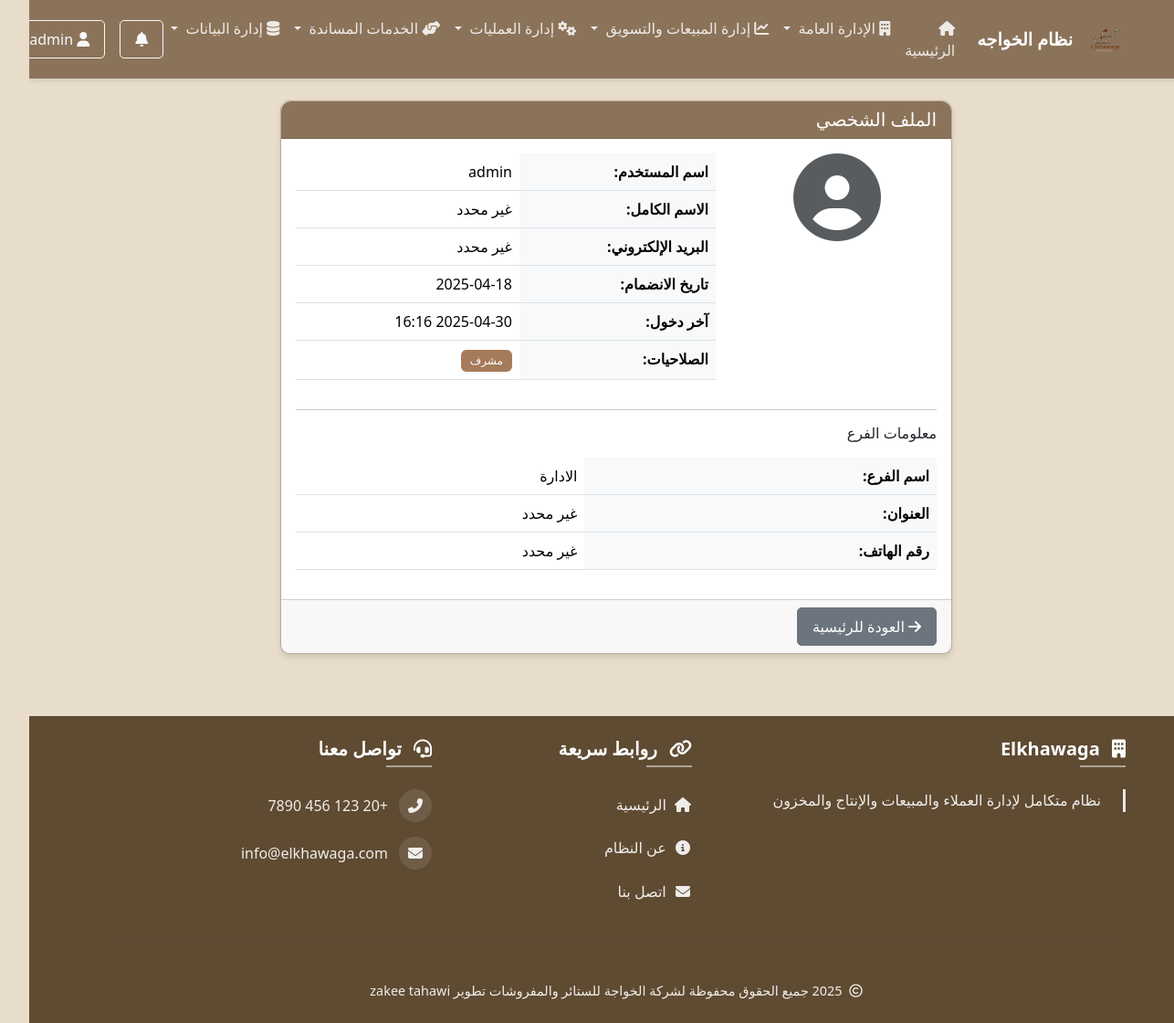
The page /accounts/profile/ (signed in) on the database its author committed.
### accounts/models.py (models this page shows, shortened)
class Department(models.Model):
    DEPARTMENT_TYPE_CHOICES = [
        ('administration', 'إدارة'),
        ('department', 'قسم'),
        ('unit', 'وحدة'),
    ]
    name = models.CharField(max_length=100, verbose_name='الاسم')
    code = models.CharField(max_length=50, unique=True, verbose_name='الرمز')
    department_type = models.CharField(
        max_length=20,
        choices=DEPARTMENT_TYPE_CHOICES,
        default='department',
        verbose_name='النوع'
    )
    description = models.TextField(blank=True, null=True, verbose_name='الوصف')
    icon = models.CharField(max_length=50, blank=True, null=True, help_text='Font Awesome icon name', verbose_name='الأيقونة')
    url_name = models.CharField(max_length=100, blank=True, null=True, verbose_name='اسم الرابط')
    is_active = models.BooleanField(default=True, verbose_name='نشط')
    order = models.PositiveIntegerField(default=0, verbose_name='الترتيب')
    parent = models.ForeignKey(
        'self',
        on_delete=models.CASCADE,
        null=True,
        blank=True,
        related_name='children',
        verbose_name='القسم الرئيسي'
    )
    has_pages = models.BooleanField(
        default=False,
        verbose_name='يحتوي على صفحات',
        help_text='حدد هذا الخيار إذا كان هذا القسم يحتوي على صفحات متعددة'
    )
    manager = models.ForeignKey(
        'accounts.User',
        on_delete=models.SET_NULL,
        null=True,
        blank=True,
        related_name='managed_departments',
        verbose_name='المدير'
    )
    class Meta:
        verbose_name = 'قسم'
        verbose_name_plural = 'الأقسام'
        ordering = ['order', 'name']

class User(AbstractUser):
    image = models.ImageField(upload_to='users/', verbose_name=_('صورة المستخدم'), blank=True, null=True)
    phone = models.CharField(max_length=20, verbose_name=_('رقم الهاتف'), blank=True)
    branch = models.ForeignKey('Branch', on_delete=models.SET_NULL, null=True, blank=True, related_name='users', verbose_name=_('الفرع'))
    departments = models.ManyToManyField('Department', blank=True, related_name='users', verbose_name=_('الأقسام'))
    is_inspection_technician = models.BooleanField(default=False, verbose_name=_('فني معاينة'))
    class Meta:
        verbose_name = _('مستخدم')
        verbose_name_plural = _('المستخدمين')

class Branch(models.Model):
    code = models.CharField(max_length=50, unique=True)
    name = models.CharField(max_length=100)
    address = models.TextField(blank=True, null=True)
    phone = models.CharField(max_length=20, blank=True, null=True)
    email = models.EmailField(blank=True, null=True)
    is_main_branch = models.BooleanField(default=False)
    is_active = models.BooleanField(default=True)
    class Meta:
        verbose_name = 'فرع'
        verbose_name_plural = 'الفروع'

class FooterSettings(models.Model):
    left_column_title = models.CharField(max_length=100, default='عن الشركة', verbose_name='عنوان العمود الأيسر')
    left_column_text = models.TextField(default='نظام متكامل لإدارة العملاء والمبيعات والإنتاج والمخزون', verbose_name='نص العمود الأيسر')
    middle_column_title = models.CharField(max_length=100, default='روابط سريعة', verbose_name='عنوان العمود الأوسط')
    right_column_title = models.CharField(max_length=100, default='تواصل معنا', verbose_name='عنوان العمود الأيمن')
    class Meta:
        verbose_name = 'إعدادات تذييل الصفحة'
        verbose_name_plural = 'إعدادات تذييل الصفحة'

class CompanyInfo(models.Model):
    version = models.CharField(max_length=50, blank=True, default='1.0.0', verbose_name='إصدار النظام', editable=False)
    release_date = models.CharField(max_length=50, blank=True, default='2025-04-30', verbose_name='تاريخ الإطلاق', editable=False)
    developer = models.CharField(max_length=100, blank=True, default='zakee tahawi', verbose_name='المطور', editable=False)
    working_hours = models.CharField(max_length=100, blank=True, default='', verbose_name='ساعات العمل')
    name = models.CharField(max_length=200, default='Elkhawaga', verbose_name='اسم الشركة')
    copyright_text = models.CharField(
        max_length=255,
        default='جميع الحقوق محفوظة لشركة الخواجة للستائر والمفروشات تطوير zakee tahawi',
        verbose_name='نص حقوق النشر',
        blank=True
    )
    logo = models.ImageField(upload_to='company_logos/', null=True, blank=True)
    address = models.TextField(blank=True, null=True)
    phone = models.CharField(max_length=20, blank=True, null=True)
    email = models.EmailField(blank=True, null=True)
    tax_number = models.CharField(max_length=50, blank=True, null=True)
    commercial_register = models.CharField(max_length=50, blank=True, null=True)
    website = models.URLField(blank=True, null=True)
    social_links = models.JSONField(blank=True, null=True)
    description = models.TextField(blank=True, null=True)
    facebook = models.URLField(blank=True, null=True)
    twitter = models.URLField(blank=True, null=True)
    instagram = models.URLField(blank=True, null=True)
    linkedin = models.URLField(blank=True, null=True)
    about = models.TextField(blank=True, null=True)
    vision = models.TextField(blank=True, null=True)
    mission = models.TextField(blank=True, null=True)
    primary_color = models.CharField(max_length=20, blank=True, null=True)
    secondary_color = models.CharField(max_length=20, blank=True, null=True)
    accent_color = models.CharField(max_length=20, blank=True, null=True)
    class Meta:
        verbose_name = 'معلومات الشركة'
        verbose_name_plural = 'معلومات الشركة'

### accounts/views.py (the view)
# urls.py: path('profile/', views.profile_view, name='profile'),
@login_required
def profile_view(request):
    context = {
        'user': request.user,
        'title': 'الملف الشخصي',
    }
    return render(request, 'accounts/profile.html', context)

### templates/accounts/profile.html (shortened to what this page needs)
{% extends 'base.html' %}
{% block content %}
<div class="row">
    <div class="col-md-8 mx-auto">
        <div class="card">
            <div class="card-header bg-primary text-white">
                <h5 class="mb-0">الملف الشخصي</h5>
            </div>
            <div class="card-body">
                <div class="row">
                    <div class="col-md-4 text-center">
                        <div class="avatar-wrapper mb-3">
                            <i class="fas fa-user-circle fa-6x text-muted"></i>
                        </div>
                    </div>
                    <div class="col-md-8">
                        <table class="table">
                            <tr>
                                <th>اسم المستخدم:</th>
                                <td>{{ user.username }}</td>
                            </tr>
                            <tr>
                                <th>الاسم الكامل:</th>
                                <td>{{ user.get_full_name|default:"غير محدد" }}</td>
                            </tr>
                            <tr>
                                <th>البريد الإلكتروني:</th>
                                <td>{{ user.email|default:"غير محدد" }}</td>
                            </tr>
                            <tr>
                                <th>تاريخ الانضمام:</th>
                                <td>{{ user.date_joined|date:"Y-m-d" }}</td>
                            </tr>
                            <tr>
                                <th>آخر دخول:</th>
                                <td>{{ user.last_login|date:"Y-m-d H:i" }}</td>
                            </tr>
                            {% if user.is_staff %}
                            <tr>
                                <th>الصلاحيات:</th>
                                <td><span class="badge bg-success">مشرف</span></td>
                            </tr>
                            {% endif %}
                        </table>
                    </div>
                </div>
                {% if user.branch %}
                <hr>
                <h6 class="mb-3">معلومات الفرع</h6>
                <table class="table">
                    <tr>
                        <th>اسم الفرع:</th>
                        <td>{{ user.branch.name }}</td>
                    </tr>
                    <tr>
                        <th>العنوان:</th>
                        <td>{{ user.branch.address|default:"غير محدد" }}</td>
                    </tr>
                    <tr>
                        <th>رقم الهاتف:</th>
                        <td>{{ user.branch.phone|default:"غير محدد" }}</td>
                    </tr>
                </table>
                {% endif %}
            </div>
            <div class="card-footer">
                <a href="{% url 'home' %}" class="btn btn-secondary">
                    <i class="fas fa-arrow-right"></i> العودة للرئيسية
                </a>
            </div>
        </div>
    </div>
</div>
{% endblock %}

### templates/base.html (shortened to what this page needs)
<!DOCTYPE html>
{% load static %}
<html lang="ar" dir="rtl">
<head>
    <link rel="stylesheet" href="{% static 'css/bootstrap.rtl.min.css' %}">
    <link rel="stylesheet" href="{% static 'css/fontawesome.min.css' %}">
    <link rel="stylesheet" href="{% static 'css/style.css' %}">
</head>
<body>
    <nav class="navbar navbar-expand-lg navbar-dark bg-primary">
        <div class="container">
            <a class="navbar-brand" href="{% url 'home' %}">
                <div class="d-flex align-items-center">
                    <img src="{% static 'img/logo.png' %}" alt="شعار النظام" class="logo-img">
                    <span class="ms-2 d-none d-sm-inline">نظام الخواجه</span>
                </div>
            </a>
            <div class="collapse navbar-collapse" id="navbarNav">
                <ul class="navbar-nav me-auto mb-2 mb-lg-0">
                    <li class="nav-item">
                        <a class="nav-link" href="{% url 'home' %}"><i class="fas fa-home"></i> الرئيسية</a>
                    </li>
                    {% if user.is_superuser %}
                        {% for dept in parent_departments %}
                            {% if dept.children.count > 0 or dept.has_pages %}
                                <li class="nav-item dropdown">
                                    <a class="nav-link dropdown-toggle" href="#" id="dept{{ dept.id }}Dropdown" role="button" data-bs-toggle="dropdown" aria-expanded="false">
                                        <i class="{{ dept.icon }}"></i> {{ dept.name }}
                                    </a>
                                </li>
                            {% endif %}
                        {% endfor %}
                        <li class="nav-item dropdown">
                            <a class="nav-link dropdown-toggle" href="#" id="dataManagementDropdown" role="button" data-bs-toggle="dropdown" aria-expanded="false">
                                <i class="fas fa-database"></i> إدارة البيانات
                            </a>
                        </li>
                    {% endif %}
                </ul>
                <div class="d-flex align-items-center ms-auto">
                    {% if user.is_authenticated %}
                    <div class="dropdown me-3">
                        <button class="btn btn-outline-light position-relative" type="button" id="notificationsDropdown" data-bs-toggle="dropdown" aria-expanded="false">
                            <i class="fas fa-bell"></i>
                        </button>
                    </div>
                    <div class="dropdown">
                        <button class="btn btn-outline-light dropdown-toggle" type="button" id="userDropdown" data-bs-toggle="dropdown" aria-expanded="false">
                            <i class="fas fa-user"></i> {{ user.get_full_name|default:user.username }}
                        </button>
                    </div>
                    {% else %}
                    <a href="{% url 'accounts:login' %}" class="btn btn-outline-light"><i class="fas fa-sign-in-alt"></i> تسجيل الدخول</a>
                    {% endif %}
                </div>
            </div>
        </div>
    </nav>
    <main class="container mt-4">
        {% block content %}{% endblock %}
    </main>
    <footer class="footer-area text-white mt-5 py-4" style="background-color: var(--accent);">
        <div class="container">
            <div class="row">
                <div class="col-md-5">
                    <h5 class="footer-title">
                        <i class="fas fa-building me-2"></i>
                        {{ footer_settings.left_column_title|default:company_info.name }}
                    </h5>
                    <p class="footer-description ps-4 border-start border-3 border-light">
                        {{ footer_settings.left_column_text|default:company_info.description }}
                    </p>
                </div>
                <div class="col-md-3">
                    <h5 class="footer-title">
                        <i class="fas fa-link me-2"></i>
                        {{ footer_settings.middle_column_title|default:"روابط سريعة" }}
                    </h5>
                    <ul class="footer-links">
                        <li>
                            <a href="{% url 'home' %}" class="footer-link">
                                <i class="fas fa-home fa-fw me-1"></i> الرئيسية
                            </a>
                        </li>
                        <li>
                            <a href="{% url 'about' %}" class="footer-link">
                                <i class="fas fa-info-circle fa-fw me-1"></i> عن النظام
                            </a>
                        </li>
                        <li>
                            <a href="{% url 'contact' %}" class="footer-link">
                                <i class="fas fa-envelope fa-fw me-1"></i> اتصل بنا
                            </a>
                        </li>
                    </ul>
                </div>
                <div class="col-md-4">
                    <h5 class="footer-title">
                        <i class="fas fa-headset me-2"></i>
                        {{ footer_settings.right_column_title|default:"تواصل معنا" }}
                    </h5>
                    <ul class="footer-contact-info">
                        <li>
                            <a href="tel:{{ company_info.phone|default:'+20 123 456 7890' }}" class="footer-contact-item">
                                <span class="icon-circle">
                                    <i class="fas fa-phone-alt"></i>
                                </span>
                                <span>{{ company_info.phone|default:"+20 123 456 7890" }}</span>
                            </a>
                        </li>
                        <li>
                            <a href="mailto:{{ company_info.email|default:'info@elkhawaga.com' }}" class="footer-contact-item">
                                <span class="icon-circle">
                                    <i class="fas fa-envelope"></i>
                                </span>
                                <span>{{ company_info.email|default:"info@elkhawaga.com" }}</span>
                            </a>
                        </li>
                    </ul>
                </div>
            </div>
            <hr class="footer-divider">
            <div class="text-center footer-bottom">
                <p class="copyright-text mb-0">
                    <i class="far fa-copyright me-1"></i>
                    {{ current_year }}
                    {{ company_info.copyright_text|default:"جميع الحقوق محفوظة لشركة الخواجة للستائر والمفروشات - تطوير zakee tahawi" }}
                </p>
            </div>
        </div>
    </footer>
</body>
</html>

### rows shown on the page
Department: name "الإدارة العامة"
Department: name "إدارة المبيعات والتسويق"
Department: name "إدارة العمليات"
Department: name "الخدمات المساندة"
User: get_full_name "admin…", username "admin", get_full_name "غير محدد", email "غير محدد", date_joined "2025-04-18", last_login "2025-04-30 16:16", branch.name "الادارة", branch.address "غير محدد", branch.phone "غير محدد"
FooterSettings: left_column_title "Elkhawaga", left_column_text "نظام متكامل لإدارة العملاء والمبيعات والإنتاج والمخزون", middle_column_title "روابط سريعة", right_column_title "تواصل معنا"
CompanyInfo: phone "+20 123 456 7890", email "info@elkhawaga.com", copyright_text "جميع الحقوق محفوظة لشركة الخواجة للستائر والمفروشات تطوير zakee tahawi"
